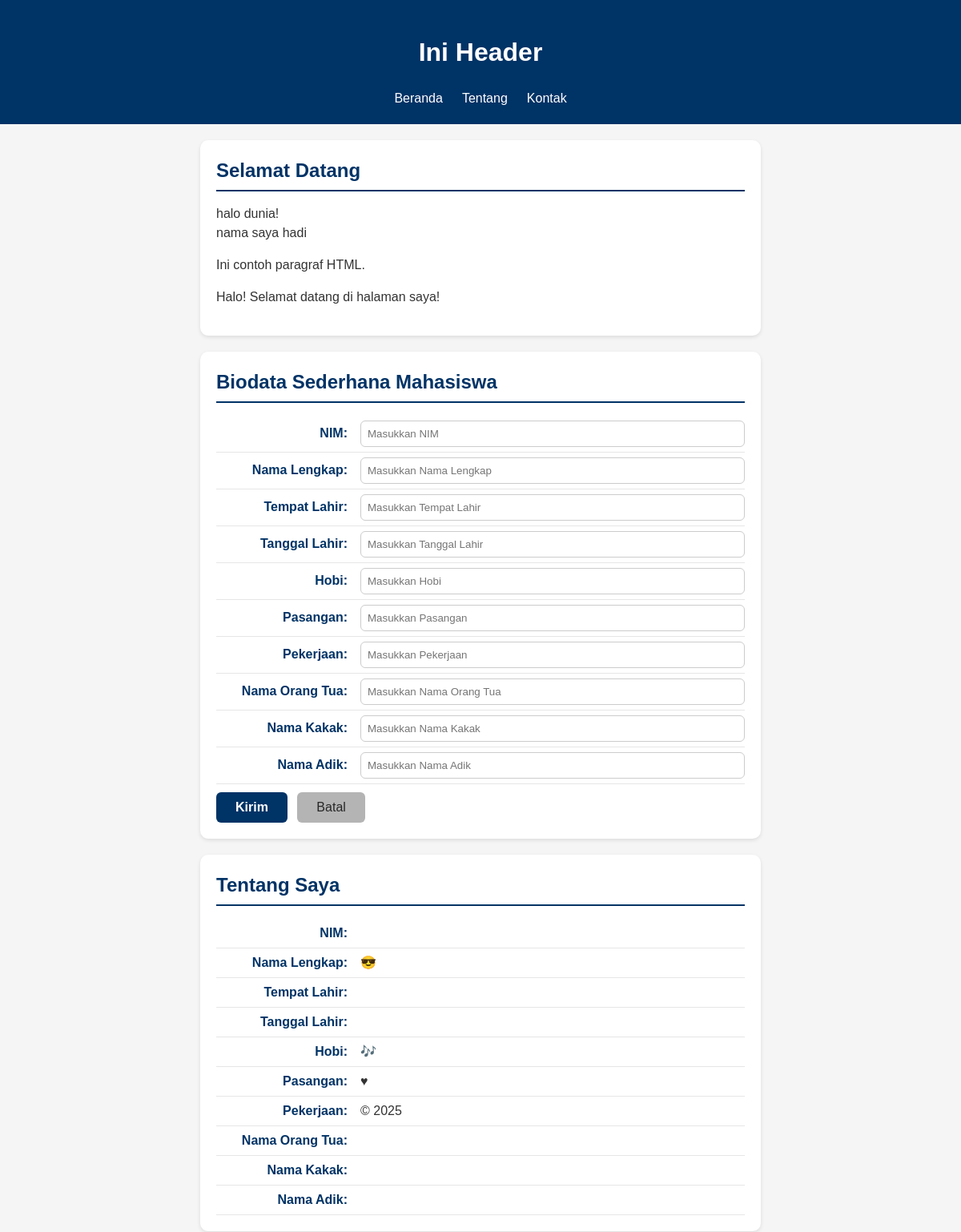
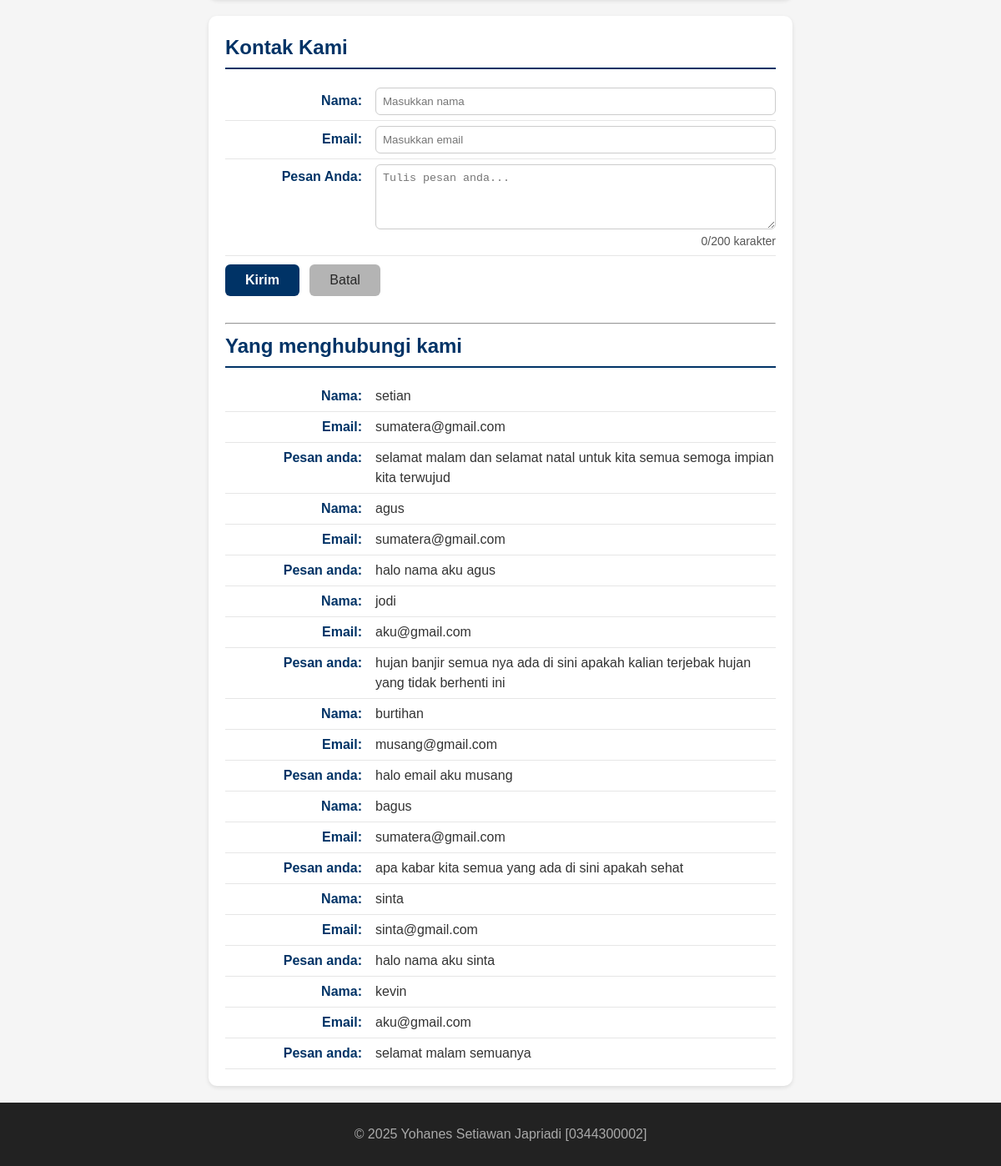
The page / on the database its author committed (2 pictures, top to bottom).
### tables this page shows
CREATE TABLE `tbl_tamu` (
  `cid` int(11) NOT NULL,
  `cnama` varchar(100) DEFAULT NULL,
  `cemail` varchar(100) DEFAULT NULL,
  `cpesan` text,
  `dcreated_at` datetime NOT NULL DEFAULT CURRENT_TIMESTAMP
);

### fungsi.php (the view, shortened to what this page needs)
<?php
function bersihkan($str)
{
  return htmlspecialchars(trim($str), ENT_QUOTES, 'UTF-8');
}
function tampilkanBiodata($conf, $arr)
{
  $html = "";
  foreach ($conf as $k => $v) {
    $label = $v["label"];
    $nilai = bersihkan($arr[$k] ?? '');
    $suffix = $v["suffix"];
    $html .= "<p><strong>{$label}</strong> {$nilai}{$suffix}</p>";
  }
  return $html;
}

### read_inc.php
<?php
require 'koneksi.php';
$fieldContact = [
   "nama" => ["label" => "Nama:", "suffix" => ""],
    "email" => ["label" => "Email:", "suffix" => ""],
    "pesan " => ["label" => "Pesan anda:", "suffix" => ""]
];
$sql = "SELECT * FROM tbl_tamu ORDER BY cid DESC";
$q = mysqli_query($conn,$sql);
if (!$q) {
  echo "<p>Gagal membaca data tamu: " . htmlspecialchars(mysqli_error($conn)) . "</p>";
} elseif (mysqli_num_rows($q) === 0){
  echo "<p>Belum ada data tamu yang tersimpan.</P>";
} else {
  while ($row = mysqli_fetch_assoc($q)) {
    $arrContact = [
    "nama"       => $row["cnama"]   ?? "",
    "email"      => $row["cemail"]  ?? "",
    "pesan "      => $row["cpesan"]  ?? "",
    ];
    echo tampilkanBiodata($fieldContact,$arrContact);
  }
}
?>

### style.css (style rules this page uses)
* { box-sizing: border-box; }
body { margin: 0; font-family: Arial, sans-serif; background: #f5f5f5; color: #333; line-height: 1.5; }
#about p, #contact p, #contact label, #biodata label { display: flex; justify-content: flex-start; align-items: baseline; margin: 0; padding: 6px 0; border-bottom: 1px solid #e6e6e6; }
#about strong, #contact strong, #contact label>span, #biodata label>span { min-width: 180px; color: #003366; font-weight: 600; text-align: right; padding-right: 16px; flex-shrink: 0; }

### rows shown on the page
tbl_tamu: label "Nama:", cnama "setian", label "Email:", cemail "sumatera@gmail.com", label "Pesan anda:", cpesan "selamat malam dan selamat natal untuk kita semua semoga impian kita terwujud"
tbl_tamu: label "Nama:", cnama "agus", label "Email:", cemail "sumatera@gmail.com", label "Pesan anda:", cpesan "halo nama aku agus"
tbl_tamu: label "Nama:", cnama "jodi", label "Email:", cemail "aku@gmail.com", label "Pesan anda:", cpesan "hujan banjir semua nya ada di sini apakah kalian terjebak hujan yang tidak berhenti ini"
tbl_tamu: label "Nama:", cnama "burtihan", label "Email:", cemail "musang@gmail.com", label "Pesan anda:", cpesan "halo email aku musang"
tbl_tamu: label "Nama:", cnama "bagus", label "Email:", cemail "sumatera@gmail.com", label "Pesan anda:", cpesan "apa kabar kita semua yang ada di sini apakah sehat"
tbl_tamu: label "Nama:", cnama "sinta", label "Email:", cemail "sinta@gmail.com", label "Pesan anda:", cpesan "halo nama aku sinta"
tbl_tamu: label "Nama:", cnama "kevin", label "Email:", cemail "aku@gmail.com", label "Pesan anda:", cpesan "selamat malam semuanya"

### other values the page prints
$label "NIM:"
$label "Nama Lengkap:"
$suffix "😎"
$label "Tempat Lahir:"
$label "Tanggal Lahir:"
$label "Hobi:"
$suffix "🎶"
$label "Pasangan:"
$suffix "♥"
$label "Pekerjaan:"
$suffix "© 2025"
$label "Nama Orang Tua:"
$label "Nama Kakak:"
$label "Nama Adik:"
